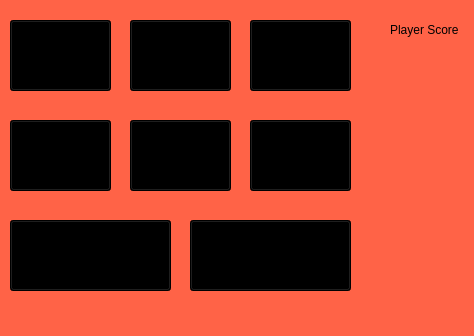
<?xml version="1.0" encoding="UTF-8"?>
<ui version="4.0">
 <class>MainWindow</class>
 <widget class="QMainWindow" name="MainWindow">
  <property name="geometry">
   <rect>
    <x>0</x>
    <y>0</y>
    <width>474</width>
    <height>336</height>
   </rect>
  </property>
  <property name="windowTitle">
   <string>MainWindow</string>
  </property>
  <property name="styleSheet">
   <string notr="true">QWidget
{
	background-color:tomato;
}
QPushButton
{
	color:white;
	background-color:black;
}
</string>
  </property>
  <widget class="QWidget" name="centralwidget">
   <widget class="QPushButton" name="btn1">
    <property name="geometry">
     <rect>
      <x>10</x>
      <y>20</y>
      <width>101</width>
      <height>71</height>
     </rect>
    </property>
    <property name="styleSheet">
     <string notr="true">QPushButton
{
	opacity:1
}
</string>
    </property>
    <property name="text">
     <string/>
    </property>
   </widget>
   <widget class="QLabel" name="label1">
    <property name="geometry">
     <rect>
      <x>390</x>
      <y>20</y>
      <width>81</width>
      <height>20</height>
     </rect>
    </property>
    <property name="text">
     <string>Player Score</string>
    </property>
   </widget>
   <widget class="QPushButton" name="btn2">
    <property name="geometry">
     <rect>
      <x>250</x>
      <y>120</y>
      <width>101</width>
      <height>71</height>
     </rect>
    </property>
    <property name="text">
     <string/>
    </property>
   </widget>
   <widget class="QPushButton" name="btn3">
    <property name="geometry">
     <rect>
      <x>130</x>
      <y>120</y>
      <width>101</width>
      <height>71</height>
     </rect>
    </property>
    <property name="text">
     <string/>
    </property>
   </widget>
   <widget class="QPushButton" name="btn4">
    <property name="geometry">
     <rect>
      <x>10</x>
      <y>220</y>
      <width>161</width>
      <height>71</height>
     </rect>
    </property>
    <property name="text">
     <string/>
    </property>
   </widget>
   <widget class="QPushButton" name="btn5">
    <property name="geometry">
     <rect>
      <x>130</x>
      <y>20</y>
      <width>101</width>
      <height>71</height>
     </rect>
    </property>
    <property name="text">
     <string/>
    </property>
   </widget>
   <widget class="QPushButton" name="btn6">
    <property name="geometry">
     <rect>
      <x>10</x>
      <y>120</y>
      <width>101</width>
      <height>71</height>
     </rect>
    </property>
    <property name="text">
     <string/>
    </property>
   </widget>
   <widget class="QPushButton" name="btn7">
    <property name="geometry">
     <rect>
      <x>250</x>
      <y>20</y>
      <width>101</width>
      <height>71</height>
     </rect>
    </property>
    <property name="text">
     <string/>
    </property>
   </widget>
   <widget class="QPushButton" name="btn8">
    <property name="geometry">
     <rect>
      <x>190</x>
      <y>220</y>
      <width>161</width>
      <height>71</height>
     </rect>
    </property>
    <property name="text">
     <string/>
    </property>
   </widget>
   <widget class="QLabel" name="label2">
    <property name="geometry">
     <rect>
      <x>390</x>
      <y>60</y>
      <width>47</width>
      <height>13</height>
     </rect>
    </property>
    <property name="text">
     <string/>
    </property>
   </widget>
  </widget>
  <widget class="QMenuBar" name="menubar">
   <property name="geometry">
    <rect>
     <x>0</x>
     <y>0</y>
     <width>474</width>
     <height>21</height>
    </rect>
   </property>
  </widget>
  <widget class="QStatusBar" name="statusbar"/>
 </widget>
 <resources/>
 <connections/>
</ui>
